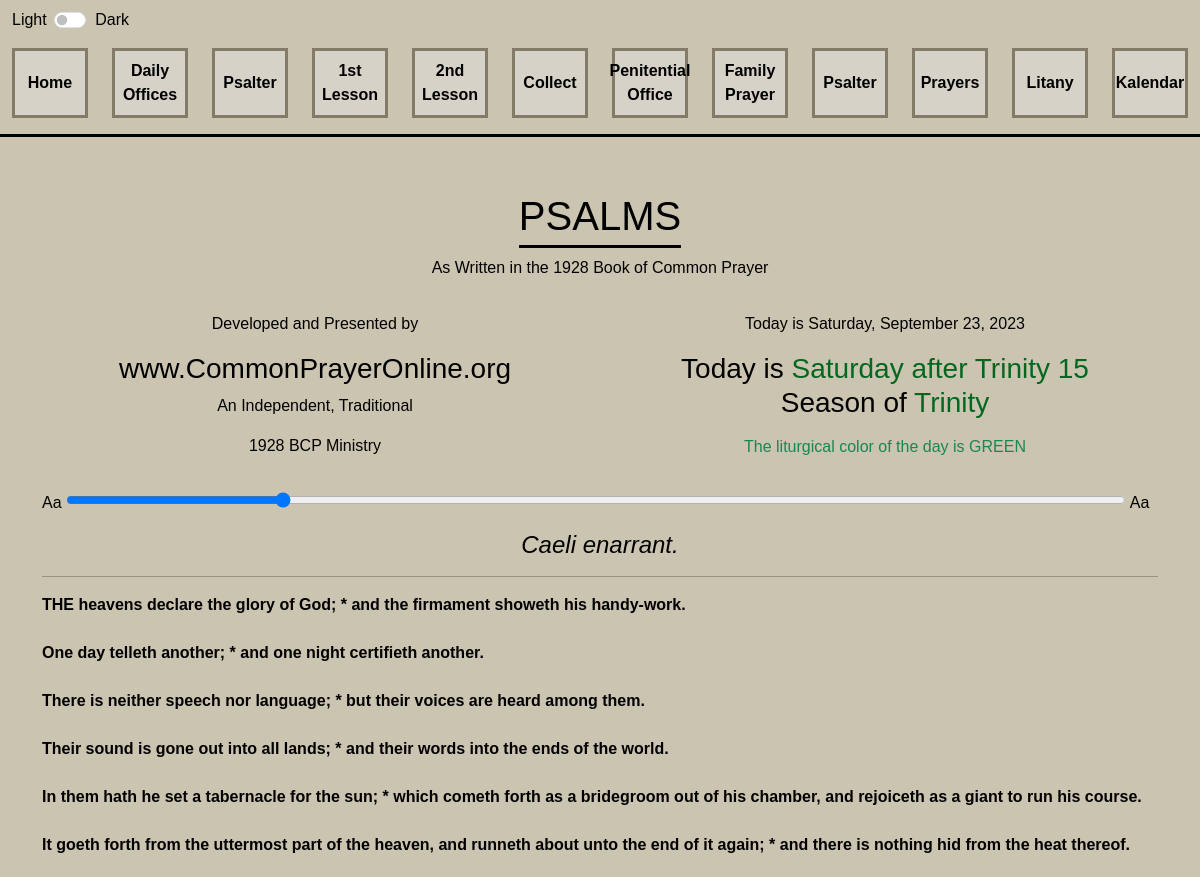
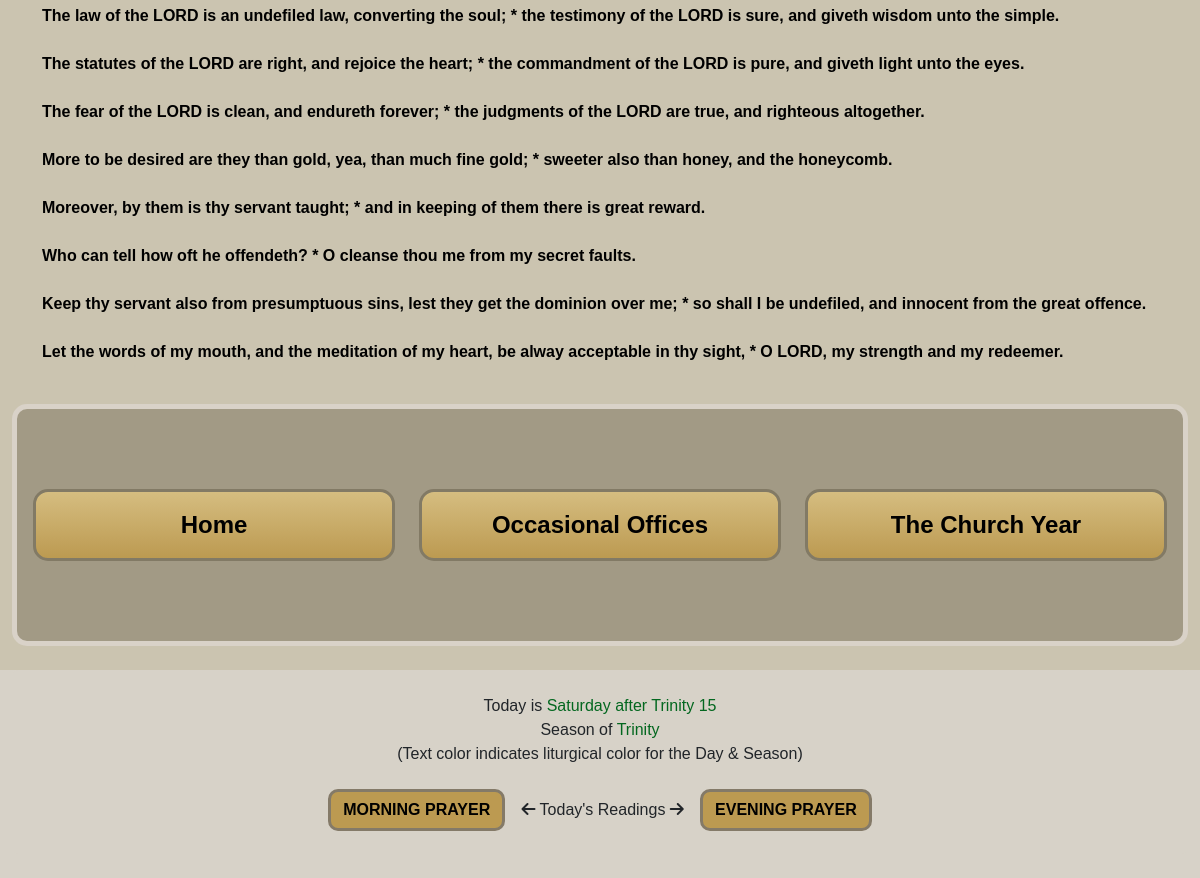
The page /psalm/19 on the database as committed earlier (2 pictures, top to bottom).
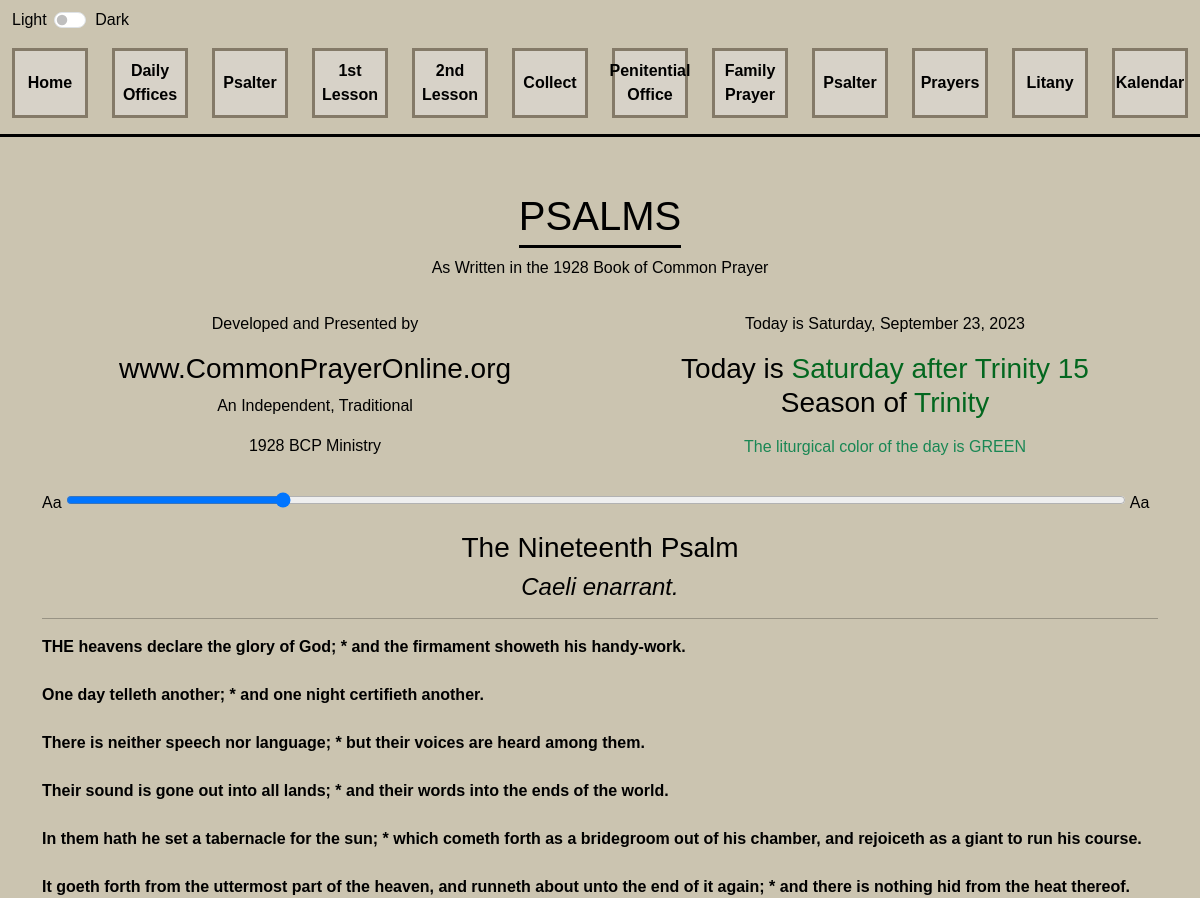
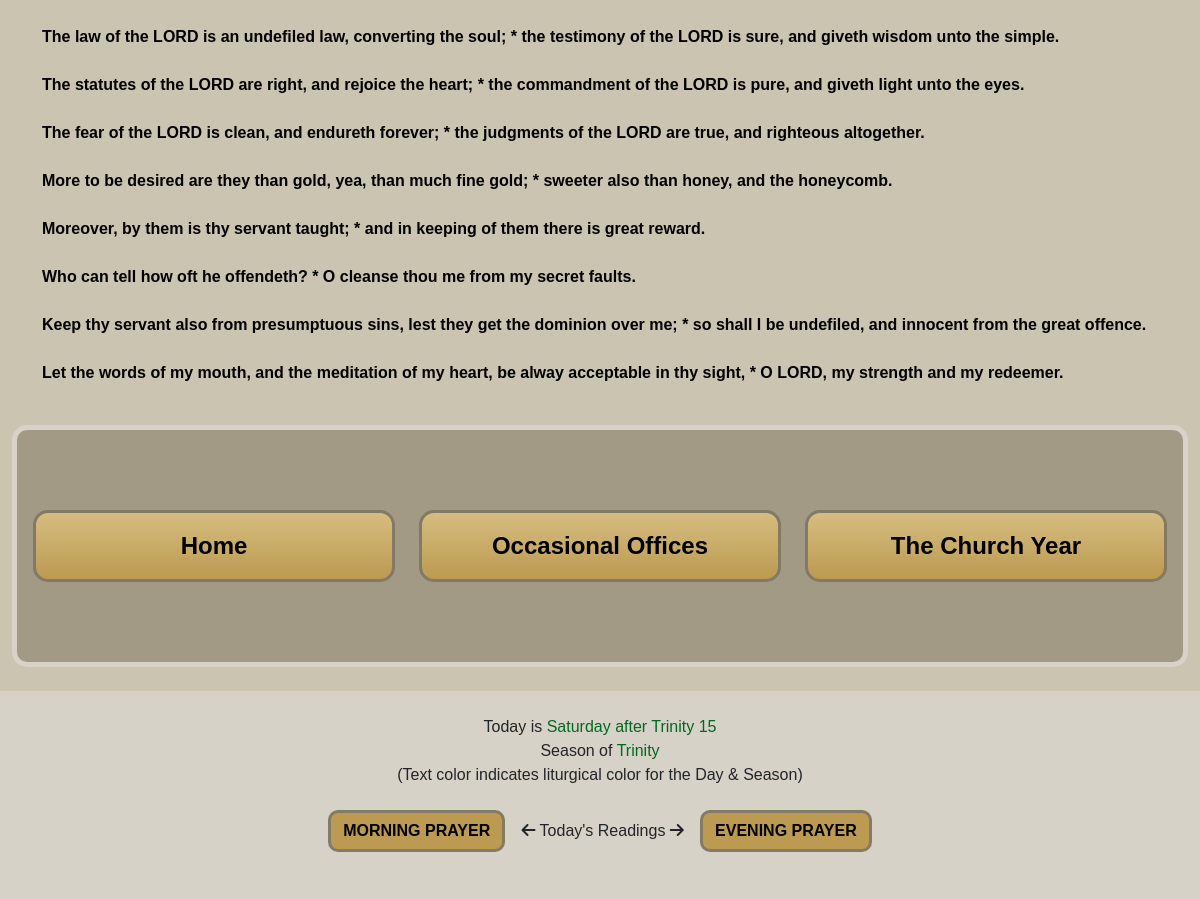
The same page on the database as committed later (2 pictures, top to bottom).
### tables this page shows
CREATE TABLE `psalm` (
  `id` int(11) NOT NULL,
  `description` text NOT NULL,
  `inserted_at` datetime NOT NULL,
  `updated_at` datetime NOT NULL
);

### include/dbController.php (called while the page is built, shortened)
<?php
class DBController {
    private $host = "localhost";
    private $user = "root";
    private $password = "";
    private $database = "cpo";
    private $conn;
    function __construct() {
        $this->conn = $this->connectDB();
    }
    function connectDB() {
        $conn = mysqli_connect($this->host,$this->user,$this->password,$this->database);
        return $conn;
    }
    function runQuery($query) {
        $result = mysqli_query($this->conn,$query);
        while($row=mysqli_fetch_assoc($result)) {
            $resultset[] = $row;
        }
        if(!empty($resultset))
            return $resultset;
    }
}

### psalm.php (the view, shortened to what the changed rows need)
<?php
require_once("include/dbController.php");
$db_handle = new DBController();
$url = $_SERVER['REQUEST_URI'];
$id = substr($url, strrpos($url, '/') + 1);
$extension = '../';
$description = '';
$query = "SELECT * FROM psalm where id='$id'";
$data = $db_handle->runQuery($query);
$row = $db_handle->numRows($query);
for ($j = 0; $j < $row; $j++) {
    $description = $data[$j]["description"];
}
?>
<!doctype html>
<html lang="en">
<head>
    <link href="<?php echo $extension; ?>assets/vendor/Bootstrap/css/bootstrap.min.css" rel="stylesheet"/>
    <link href="<?php echo $extension; ?>assets/vendor/FontAwesome/css/all.min.css" rel="stylesheet"/>
    <link href='<?php echo $extension; ?>assets/vendor/Animate/animate.min.css' rel='stylesheet'/>
    <link href="<?php echo $extension; ?>assets/css/style.css" rel="stylesheet"/>
</head>
<body>
<section class="container cpo-body-padding-top">
    <div class="row">
        <div class="col-12 pt-5 text-center">
            <h1 class="cpo-content-page-title">PSALMS</h1>
        </div>
        <div class="col-lg-12 mt-3">
            <blockquote id="text-container">
                <?php echo $description; ?>
            </blockquote>
        </div>
    </div>
</section>
</body>
</html>

Rows that differ between the two databases and show on the page:
changed psalm: description "Caeli enarrant. THE heavens…" → "The Nineteenth Psalm Caeli enarrant. THE heavens…"
